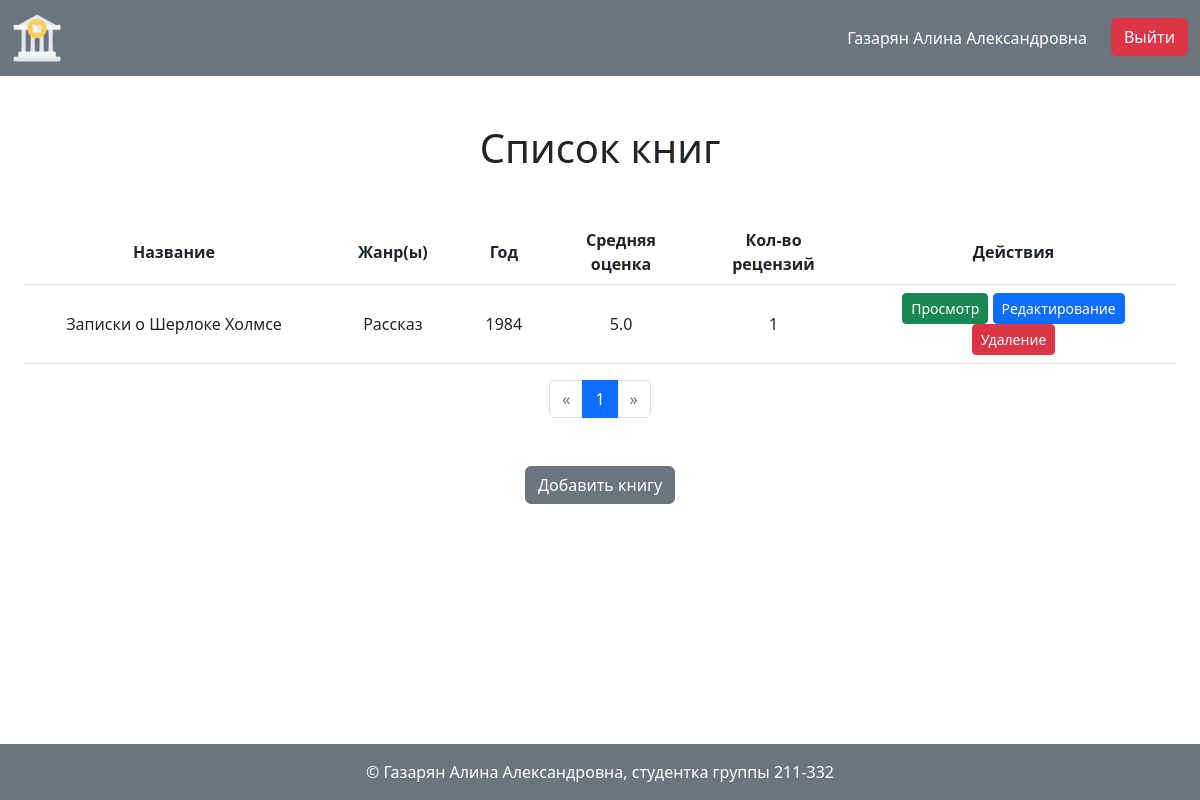
The page / (signed in) on the database its author committed.
### models.py (models this page shows, shortened)
class User(db.Model, UserMixin):
    __tablename__='users'
    id: Mapped[int]=mapped_column(primary_key=True)
    first_name: Mapped[str]=mapped_column(String(100), nullable=False)
    last_name: Mapped[str]=mapped_column(String(100), nullable=False)
    middle_name: Mapped[Optional[str]]=mapped_column(String(100), nullable=True)
    login: Mapped[str]=mapped_column(String(100), unique=True, nullable=False)
    password_hash: Mapped[str]=mapped_column(String(256), nullable=False)
    role_id: Mapped[int]=mapped_column(ForeignKey('roles.id'))
    role: Mapped['Role']=relationship(back_populates='user_role')
    user_review: Mapped[List['Review']]=relationship(back_populates='user')
    @property
    def is_admin(self):
        return self.role.name == 'Администратор'
    @property
    def is_moder(self):
        return (self.role.name == 'Администратор' or self.role.name == 'Модератор')
    def can(self, action, record = None):
        users_policy = UsersPolicy(record)
        method = getattr(users_policy, action, None)
        return method() if method else False

class Book(db.Model):
    __tablename__='books'
    id: Mapped[int]=mapped_column(primary_key=True)
    name: Mapped[str]=mapped_column(String(100), unique=True)
    short_desc: Mapped[str]=mapped_column(Text, nullable=False)
    year: Mapped[int]=mapped_column(String(10), nullable=False)
    publisher: Mapped[str]=mapped_column(String(100), nullable=False)
    author: Mapped[str]=mapped_column(String(100), nullable=False)
    volume: Mapped[int]=mapped_column(nullable=False)
    cover_id: Mapped[int]=mapped_column(ForeignKey('images.id'))
    review_of_book: Mapped[List['Review']]=relationship(back_populates='book', cascade='all, delete')

class Genre(db.Model):
    __tablename__='genres'
    id: Mapped[int]=mapped_column(primary_key=True)
    name: Mapped[str]=mapped_column(String(100), unique=True, nullable=False)

### app.py (the view)
@app.route('/')
def index():
    page = request.args.get('page', 1, type=int)
    books_list = Book.query.order_by(Book.year.desc())
    pagination = books_list.paginate(page=page, per_page=PER_PAGE)
    books_list = pagination.items
    data = list()
    for book in books_list:
        reviews_list = db.session.query(Review).filter(Review.book_id == book.id).all()
        general_list = db.session.query(LinkTableBookGenre).filter(LinkTableBookGenre.book_id == book.id).all()
        genres = list()
        for item in general_list:
            genre_obj = db.session.query(Genre).filter(Genre.id == item.genre_id).first()
            genres.append(genre_obj.name)
        total_score = 0
        for review in reviews_list:
            total_score += review.mark
        try:
            average_mark = total_score / len(reviews_list)
        except ZeroDivisionError:
            average_mark = 0
        data.append({
            'book_id': book.id,
            'book_name': book.name,
            'genres': ', '.join(genres),
            'book_year': book.year,
            'average_score': average_mark,
            'number_of_reviews': len(reviews_list)
        })
    return render_template(
        'index.html',
        data=data,
        pagination=pagination
    )

### auth.py (called while the page is built)
def load_user(user_id):
    user = db.session.execute(db.select(User).filter_by(id=user_id)).scalar()
    return user

### users_policy.py (called while the page is built)
    def add(self):
        return current_user.is_admin

    def edit(self):
        return current_user.is_moder

    def remove(self):
        return current_user.is_admin

### templates/index.html
{% extends 'base.html' %}
{% from 'pagination.html' import render_pagination %}
{% block content %}
    <div class="main container-fluid">
        {% if data | length != 0 %}
            <h1 class="my-5">Список книг</h1>
            <div class="container-fluid">
                <table class="table">
                    <thead>
                        <tr>
                            <th class="th-name" scope="col">Название</th>
                            <th scope="col">Жанр(ы)</th>
                            <th scope="col">Год</th>
                            <th class="th-mark" scope="col">Средняя оценка</th>
                            <th class="th-reviews" scope="col">Кол-во рецензий</th>
                            <th scope="col">Действия</th>
                        </tr>
                    </thead>
                    <tbody>
                        {% for item in data %}
                            <tr>
                                <td>{{ item.get('book_name') }}</td>
                                <td>{{ item.get('genres') }}</td>
                                <td>{{ item.get('book_year') }}</td>
                                <td>{{ item.get('average_score') }}</td>
                                <td>{{ item.get('number_of_reviews') }}</td>
                                <td class="td-buttons">
                                    <a class="btn btn-success btn-sm" href="{{ url_for('book.show', book_id=item.get('book_id')) }}">Просмотр</a>
                                    {% if current_user.is_authenticated and current_user.can('edit') %}
                                        <a class="btn btn-primary btn-sm" href="{{ url_for('book.edit', book_id=item.get('book_id')) }}">Редактирование</a>
                                    {% endif %}
                                    {% if current_user.is_authenticated and current_user.can('remove') %}
                                        <a class="btn btn-danger btn-sm" href="{{ url_for('book.remove', book_id=item.get('book_id')) }}">Удаление</a>
                                    {% endif %}
                                </td>
                            </tr>
                        {% endfor %}
                    </tbody>
                </table>
            </div>
            {% if 'index' in request.endpoint %}
                <div class="mb-5">
                    {{ render_pagination(pagination, request.endpoint) }}
                </div>
            {% endif %}
        {% else %}
            <h1 class="my-5">Тут пока пусто</h1>
        {% endif %}
        {% if current_user.is_authenticated and current_user.can('add') %}
            <div class="text-center my-3">
                <a class="btn btn-secondary" href="{{ url_for('book.new') }}">Добавить книгу</a>
            </div>
        {% endif %}
    </div>
{% endblock %}

### templates/base.html (shortened to what this page needs)
<!doctype html>
<html lang="ru" class="h-100">
<head>
    <link href="https://cdn.jsdelivr.net/npm/bootstrap@5.2.0-beta1/dist/css/bootstrap.min.css" rel="stylesheet"
>
    <link rel="stylesheet" href="{{ url_for('static', filename='styles.css') }}">
</head>
<body class="d-flex flex-column h-100">
    <header>
        <nav class="navbar navbar-dark bg-secondary">
            <div class="container-fluid">
                <div class="logo navbar-brand">
                    <a href="{{ url_for('index') }}">
                        <img class="img-fluid" src="{{ url_for('static', filename='images/logo.png') }}" alt="polytech-logo">
                    </a>
                </div>
                <div class="header-right-side">
                    {% if current_user.is_authenticated %}
                        <div class="fio-container">
                            <p>
                                {{ current_user.last_name }}
                                {{ current_user.first_name }}
                                {% if current_user.middle_name != none %}
                                    {{ current_user.middle_name }}
                                {% endif %}
                            </p>
                        </div>
                        <div>
                            <a class="btn btn-danger" href="{{ url_for('auth.logout') }}">Выйти</a>
                        </div>
                    {% else %}
                        <div>
                            <a class="btn btn-success" href="{{ url_for('auth.login') }}">Войти</a>
                        </div>
                    {% endif %}
                </div>
            </div>
        </nav>
    </header>
    <main class="main flex-grow-1">
        {% block content %}
        {% endblock %}
     </main>
    <footer class="bg-secondary text-white d-flex flex-column align-items-center justify-content-center py-3">
        &copy; Газарян Алина Александровна, студентка группы 211-332
    </footer>
</body>

### static/styles.css (style rules this page uses)
.logo { max-width: 50px; }
.header-right-side { display: flex; }
.fio-container { transform: translate(-10%, 20%); }
.fio-container p { color: white; }
.main h1 { text-align: center; }
.th-name { width: 300px; }
.th-mark { width: 150px; }
.th-reviews { width: 155px; }
.td-buttons { width: 325px; }
.table th { text-align: center; vertical-align: middle; }
.table td { text-align: center; vertical-align: middle; }

### rows shown on the page
User: last_name "Газарян", first_name "Алина", middle_name "Александровна"
Book: get "Записки о Шерлоке Холмсе", get "1984"
Genre: get "Рассказ"

### other values the page prints
{{ item.get('average_score') }} "5.0"
{{ item.get('number_of_reviews') }} "1"
{{ page }} "1"
